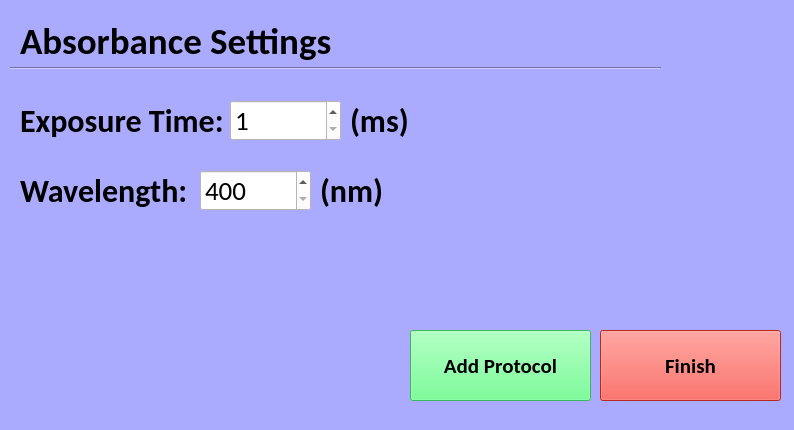
<?xml version="1.0" encoding="UTF-8"?>
<ui version="4.0">
 <class>Form</class>
 <widget class="QWidget" name="Form">
  <property name="geometry">
   <rect>
    <x>0</x>
    <y>0</y>
    <width>794</width>
    <height>430</height>
   </rect>
  </property>
  <property name="windowTitle">
   <string>Form</string>
  </property>
  <property name="styleSheet">
   <string notr="true">background-color: rgb(170, 170, 255);</string>
  </property>
  <widget class="Line" name="line">
   <property name="geometry">
    <rect>
     <x>10</x>
     <y>60</y>
     <width>651</width>
     <height>16</height>
    </rect>
   </property>
   <property name="orientation">
    <enum>Qt::Horizontal</enum>
   </property>
  </widget>
  <widget class="QLabel" name="label">
   <property name="geometry">
    <rect>
     <x>20</x>
     <y>20</y>
     <width>321</width>
     <height>41</height>
    </rect>
   </property>
   <property name="font">
    <font>
     <family>Calibri</family>
     <pointsize>28</pointsize>
     <weight>75</weight>
     <bold>true</bold>
    </font>
   </property>
   <property name="text">
    <string>Absorbance Settings </string>
   </property>
  </widget>
  <widget class="QSpinBox" name="exposureTimeSpinBox">
   <property name="geometry">
    <rect>
     <x>230</x>
     <y>100</y>
     <width>111</width>
     <height>41</height>
    </rect>
   </property>
   <property name="font">
    <font>
     <family>Calibri</family>
     <pointsize>20</pointsize>
    </font>
   </property>
   <property name="styleSheet">
    <string notr="true">background-color: rgb(255, 255, 255);</string>
   </property>
   <property name="minimum">
    <number>1</number>
   </property>
   <property name="maximum">
    <number>6500</number>
   </property>
  </widget>
  <widget class="QLabel" name="label_2">
   <property name="geometry">
    <rect>
     <x>20</x>
     <y>100</y>
     <width>211</width>
     <height>41</height>
    </rect>
   </property>
   <property name="font">
    <font>
     <family>Calibri</family>
     <pointsize>24</pointsize>
     <weight>75</weight>
     <bold>true</bold>
    </font>
   </property>
   <property name="text">
    <string>Exposure Time:</string>
   </property>
  </widget>
  <widget class="QLabel" name="label_3">
   <property name="geometry">
    <rect>
     <x>350</x>
     <y>100</y>
     <width>61</width>
     <height>41</height>
    </rect>
   </property>
   <property name="font">
    <font>
     <family>Calibri</family>
     <pointsize>24</pointsize>
     <weight>75</weight>
     <bold>true</bold>
    </font>
   </property>
   <property name="text">
    <string>(ms)</string>
   </property>
  </widget>
  <widget class="QLabel" name="label_4">
   <property name="geometry">
    <rect>
     <x>20</x>
     <y>170</y>
     <width>201</width>
     <height>41</height>
    </rect>
   </property>
   <property name="font">
    <font>
     <family>Calibri</family>
     <pointsize>24</pointsize>
     <weight>75</weight>
     <bold>true</bold>
    </font>
   </property>
   <property name="text">
    <string>Wavelength:</string>
   </property>
  </widget>
  <widget class="QSpinBox" name="wavelengthSpinBox">
   <property name="geometry">
    <rect>
     <x>200</x>
     <y>170</y>
     <width>111</width>
     <height>41</height>
    </rect>
   </property>
   <property name="font">
    <font>
     <family>Calibri</family>
     <pointsize>20</pointsize>
    </font>
   </property>
   <property name="styleSheet">
    <string notr="true">background-color: rgb(255, 255, 255);</string>
   </property>
   <property name="minimum">
    <number>400</number>
   </property>
   <property name="maximum">
    <number>700</number>
   </property>
  </widget>
  <widget class="QLabel" name="label_5">
   <property name="geometry">
    <rect>
     <x>320</x>
     <y>170</y>
     <width>71</width>
     <height>41</height>
    </rect>
   </property>
   <property name="font">
    <font>
     <family>Calibri</family>
     <pointsize>24</pointsize>
     <weight>75</weight>
     <bold>true</bold>
    </font>
   </property>
   <property name="text">
    <string>(nm)</string>
   </property>
  </widget>
  <widget class="QPushButton" name="finishButton">
   <property name="geometry">
    <rect>
     <x>600</x>
     <y>330</y>
     <width>181</width>
     <height>71</height>
    </rect>
   </property>
   <property name="font">
    <font>
     <family>Calibri</family>
     <pointsize>16</pointsize>
     <weight>75</weight>
     <bold>true</bold>
    </font>
   </property>
   <property name="styleSheet">
    <string notr="true">background-color: rgb(255, 57, 43);</string>
   </property>
   <property name="text">
    <string>Finish</string>
   </property>
  </widget>
  <widget class="QPushButton" name="addProtocolButton">
   <property name="geometry">
    <rect>
     <x>410</x>
     <y>330</y>
     <width>181</width>
     <height>71</height>
    </rect>
   </property>
   <property name="font">
    <font>
     <family>Calibri</family>
     <pointsize>16</pointsize>
     <weight>75</weight>
     <bold>true</bold>
    </font>
   </property>
   <property name="styleSheet">
    <string notr="true">background-color: rgb(85, 255, 127);</string>
   </property>
   <property name="text">
    <string>Add Protocol</string>
   </property>
  </widget>
  <zorder>line</zorder>
  <zorder>label</zorder>
  <zorder>label_2</zorder>
  <zorder>label_3</zorder>
  <zorder>label_4</zorder>
  <zorder>wavelengthSpinBox</zorder>
  <zorder>label_5</zorder>
  <zorder>finishButton</zorder>
  <zorder>addProtocolButton</zorder>
  <zorder>exposureTimeSpinBox</zorder>
 </widget>
 <resources/>
 <connections/>
</ui>
